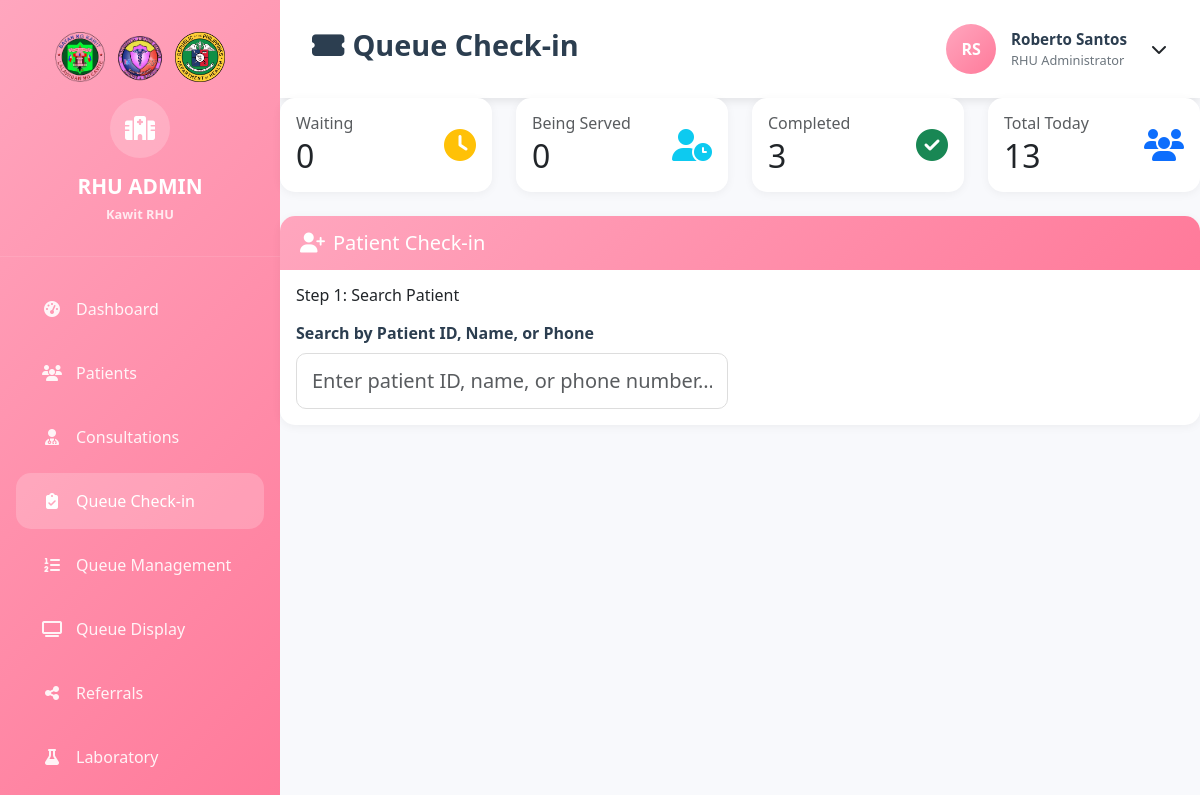
/kawit_rhu/Admin/Rural_Health_Unit/Queue_Checkin.php (signed in), run on the app's committed database.
### tables this page shows
CREATE TABLE `staff` (
  `id` int(11) NOT NULL,
  `user_id` int(11) DEFAULT NULL,
  `employee_id` varchar(20) NOT NULL,
  `first_name` varchar(50) NOT NULL,
  `middle_name` varchar(50) DEFAULT NULL,
  `last_name` varchar(50) NOT NULL,
  `suffix` varchar(10) DEFAULT NULL,
  `position` varchar(100) NOT NULL,
  `department` enum('RHU','BHS','Pharmacy','Administration') NOT NULL,
  `assigned_barangay_id` int(11) DEFAULT NULL,
  `phone` varchar(15) DEFAULT NULL,
  `email` varchar(100) DEFAULT NULL,
  `date_hired` date DEFAULT NULL,
  `date_terminated` date DEFAULT NULL,
  `employment_status` enum('Active','Inactive','Terminated','On Leave') DEFAULT 'Active',
  `license_number` varchar(50) DEFAULT NULL,
  `license_expiry` date DEFAULT NULL,
  `specialization` varchar(100) DEFAULT NULL,
  `salary` decimal(10,2) DEFAULT NULL,
  `profile_picture` varchar(255) DEFAULT NULL,
  `is_active` tinyint(1) DEFAULT 1,
  `created_at` timestamp NOT NULL DEFAULT current_timestamp(),
  `updated_at` timestamp NOT NULL DEFAULT current_timestamp() ON UPDATE current_timestamp()
);

### kawit_rhu/Admin/Rural_Health_Unit/Queue_Checkin.php (the view, shortened to what this page needs)
<?php
$host = 'localhost';
$dbname = 'kawit_rhu';
$username = 'root';
$password = '';
try {
    $pdo = new PDO("mysql:host=$host;dbname=$dbname", $username, $password);
    $pdo->setAttribute(PDO::ATTR_ERRMODE, PDO::ERRMODE_EXCEPTION);
} catch(PDOException $e) {
    die("Connection failed: " . $e->getMessage());
}
$stmt = $pdo->prepare("
    SELECT s.*, u.username
    FROM staff s
    JOIN users u ON s.user_id = u.id
    WHERE u.id = ? AND s.department = 'RHU'
");
$stmt->execute([$_SESSION['user_id']]);
$staff = $stmt->fetch(PDO::FETCH_ASSOC);
$today = date('Y-m-d');
$statsStmt = $pdo->prepare("
    SELECT
        COUNT(CASE WHEN status = 'waiting' THEN 1 END) as total_waiting,
        COUNT(CASE WHEN status = 'serving' THEN 1 END) as total_serving,
        COUNT(CASE WHEN status = 'completed' THEN 1 END) as total_completed,
        COUNT(*) as total_today
    FROM queue
    WHERE queue_date = ?
");
$statsStmt->execute([$today]);
$todayStats = $statsStmt->fetch(PDO::FETCH_ASSOC);
?>
<!DOCTYPE html>
<html lang="en">
<head>
    <link href="https://cdnjs.cloudflare.com/ajax/libs/bootstrap/5.3.0/css/bootstrap.min.css" rel="stylesheet">
    <link href="https://cdnjs.cloudflare.com/ajax/libs/font-awesome/6.4.0/css/all.min.css" rel="stylesheet">
</head>
<body>
    <div class="main-container">
        <div class="sidebar">
            <div class="sidebar-header">
                <div class="logo-container">
                    <img src="../../Pictures/logo2.png" alt="Logo 1" onerror="this.style.display='none'">
                    <img src="../../Pictures/logo1.png" alt="Logo 2" onerror="this.style.display='none'">
                    <img src="../../Pictures/logo3.png" alt="Logo 3" onerror="this.style.display='none'">
                </div>
                <div class="logo-circle">
                    <i class="fas fa-hospital"></i>
                </div>
                <div class="logo-text">
                    RHU ADMIN<br>
                    <small style="font-size: 0.8rem; opacity: 0.8;">Kawit RHU</small>
                </div>
            </div>
            <nav class="sidebar-nav">
                <div class="nav-item">
                    <a href="Dashboard.php" class="nav-link">
                        <i class="fas fa-tachometer-alt"></i>
                        <span>Dashboard</span>
                    </a>
                </div>
                <div class="nav-item">
                    <a href="Patients.php" class="nav-link">
                        <i class="fas fa-users"></i>
                        <span>Patients</span>
                    </a>
                </div>
                <div class="nav-item">
                    <a href="Consultation.php" class="nav-link">
                        <i class="fas fa-user-md"></i>
                        <span>Consultations</span>
                    </a>
                </div>
                <div class="nav-item">
                    <a href="Queue_Checkin.php" class="nav-link active">
                        <i class="fas fa-clipboard-check"></i>
                        <span>Queue Check-in</span>
                    </a>
                </div>
                <div class="nav-item">
                    <a href="Queue_Dashboard.php" class="nav-link">
                        <i class="fas fa-list-ol"></i>
                        <span>Queue Management</span>
                    </a>
                </div>
                <div class="nav-item">
                    <a href="Queue_Display.php" class="nav-link">
                        <i class="fas fa-tv"></i>
                        <span>Queue Display</span>
                    </a>
                </div>
                <div class="nav-item">
                    <a href="Referral.php" class="nav-link">
                        <i class="fas fa-share-alt"></i>
                        <span>Referrals</span>
                    </a>
                </div>
                <div class="nav-item">
                    <a href="Laboratory.php" class="nav-link">
                        <i class="fas fa-flask"></i>
                        <span>Laboratory</span>
                    </a>
                </div>
            </nav>
        </div>
        <div class="main-content">
            <nav class="top-navbar">
                <h1 class="page-title"><i class="fas fa-ticket-alt me-2"></i>Queue Check-in</h1>
                <div class="user-info">
                <div class="user-avatar">
                    <?php
                    $initials = strtoupper(substr($staff['first_name'], 0, 1) . substr($staff['last_name'], 0, 1));
                    echo $initials;
                    ?>
                </div>
                <div class="user-details">
                    <div class="user-name"><?php echo htmlspecialchars($staff['first_name'] . ' ' . $staff['last_name']); ?></div>
                    <div class="user-role"><?php echo htmlspecialchars($staff['position']); ?></div>
                </div>
                <div class="dropdown">
                    <button class="btn btn-link text-dark p-0 ms-2" type="button" data-bs-toggle="dropdown" style="text-decoration: none;">
                        <i class="fas fa-chevron-down"></i>
                    </button>
                </div>
            </div>
            </nav>
            <div class="row mb-4">
                <div class="col-md-3">
                    <div class="card queue-stats-card waiting-card">
                        <div class="card-body">
                            <div class="d-flex justify-content-between align-items-center">
                                <div>
                                    <h6 class="text-muted mb-1">Waiting</h6>
                                    <h2 class="mb-0"><?php echo $todayStats['total_waiting']; ?></h2>
                                </div>
                                <div class="text-warning" style="font-size: 2rem;">
                                    <i class="fas fa-clock"></i>
                                </div>
                            </div>
                        </div>
                    </div>
                </div>
                <div class="col-md-3">
                    <div class="card queue-stats-card serving-card">
                        <div class="card-body">
                            <div class="d-flex justify-content-between align-items-center">
                                <div>
                                    <h6 class="text-muted mb-1">Being Served</h6>
                                    <h2 class="mb-0"><?php echo $todayStats['total_serving']; ?></h2>
                                </div>
                                <div class="text-info" style="font-size: 2rem;">
                                    <i class="fas fa-user-clock"></i>
                                </div>
                            </div>
                        </div>
                    </div>
                </div>
                <div class="col-md-3">
                    <div class="card queue-stats-card completed-card">
                        <div class="card-body">
                            <div class="d-flex justify-content-between align-items-center">
                                <div>
                                    <h6 class="text-muted mb-1">Completed</h6>
                                    <h2 class="mb-0"><?php echo $todayStats['total_completed']; ?></h2>
                                </div>
                                <div class="text-success" style="font-size: 2rem;">
                                    <i class="fas fa-check-circle"></i>
                                </div>
                            </div>
                        </div>
                    </div>
                </div>
                <div class="col-md-3">
                    <div class="card queue-stats-card total-card">
                        <div class="card-body">
                            <div class="d-flex justify-content-between align-items-center">
                                <div>
                                    <h6 class="text-muted mb-1">Total Today</h6>
                                    <h2 class="mb-0"><?php echo $todayStats['total_today']; ?></h2>
                                </div>
                                <div class="text-primary" style="font-size: 2rem;">
                                    <i class="fas fa-users"></i>
                                </div>
                            </div>
                        </div>
                    </div>
                </div>
            </div>
            <div class="card">
                <div class="card-header bg-primary text-white">
                    <h5 class="mb-0"><i class="fas fa-user-plus me-2"></i>Patient Check-in</h5>
                </div>
                <div class="card-body">
                    <div id="step1" class="check-in-section active">
                        <h6 class="mb-3">Step 1: Search Patient</h6>
                        <div class="row">
                            <div class="col-md-6">
                                <label class="form-label">Search by Patient ID, Name, or Phone</label>
                                <div style="position: relative;">
                                    <input type="text" class="form-control form-control-lg" id="patientSearch"
                                           placeholder="Enter patient ID, name, or phone number..." autocomplete="off">
                                </div>
                            </div>
                        </div>
                    </div>
                </div>
                </div>
            </div>
        </div>
</body>
</html>

### kawit_rhu/Admin/Rural_Health_Unit/Queue_Checkin.php (style rules this page uses)
:root { --kawit-pink: #FFA6BE; --light-pink: #FFE4E6; --dark-pink: #FF7A9A; --text-dark: #2c3e50; --kawit-gradient: linear-gradient(135deg, #FFA6BE 0%, #FF7A9A 100%); --light-bg: #f8f9fc; }
* { box-sizing: border-box; margin: 0; padding: 0; }
body { background: var(--light-bg); font-family: 'Segoe UI', Tahoma, Geneva, Verdana, sans-serif; }
.main-container { display: flex; min-height: 100vh; }
.sidebar { width: 280px; background: var(--kawit-gradient); color: white; position: fixed; height: 100vh; overflow-y: auto; }
.sidebar-header { padding: 2rem 1.5rem; text-align: center; border-bottom: 1px solid rgba(255, 255, 255, 0.1); }
.logo-container { display: flex; justify-content: center; gap: 10px; margin-bottom: 1rem; }
.logo-container img { max-width: 50px; height: auto; }
.logo-circle { width: 60px; height: 60px; background: rgba(255, 255, 255, 0.2); border-radius: 50%; display: flex; align-items: center; justify-content: center; margin: 0 auto 1rem; font-size: 1.5rem; color: white; }
.logo-text { font-weight: 700; font-size: 1.3rem; line-height: 1.2; color: white; }
.sidebar-nav { padding: 1rem 0; }
.nav-item { margin: 0.5rem 1rem; }
.nav-link { display: flex; align-items: center; padding: 1rem 1.5rem; color: rgba(255, 255, 255, 0.9); text-decoration: none; border-radius: 15px; transition: all 0.3s ease; font-weight: 500; font-size: 1rem; }
.nav-link.active { background: rgba(255, 255, 255, 0.2); color: white; }
.nav-link i { width: 24px; margin-right: 12px; text-align: center; }
.main-content { flex: 1; margin-left: 280px; }
.top-navbar { background: white; padding: 1.5rem 2rem; box-shadow: 0 2px 10px rgba(0, 0, 0, 0.1); display: flex; justify-content: space-between; align-items: center; }
.page-title { font-size: 1.8rem; font-weight: 700; color: var(--text-dark); }
.user-info { display: flex; align-items: center; gap: 15px; }
.user-avatar { width: 50px; height: 50px; border-radius: 50%; background: var(--kawit-gradient); display: flex; align-items: center; justify-content: center; color: white; font-weight: bold; }
.user-details { display: flex; flex-direction: column; }
.user-name { font-weight: 600; color: var(--text-dark); font-size: 0.95rem; }
.user-role { font-size: 0.8rem; color: #6c757d; }
.waiting-card { border-left-color: #ffc107; }
.serving-card { border-left-color: #0dcaf0; }
.completed-card { border-left-color: #198754; }
.total-card { border-left-color: #0d6efd; }
.form-control, .form-select { border-radius: 10px; border: 1px solid #ddd; padding: 12px 15px; }
.form-label { font-weight: 600; color: var(--text-dark); margin-bottom: 8px; }
.card { border: none; border-radius: 15px; box-shadow: 0 2px 10px rgba(0,0,0,0.05); }
.card-header { background: var(--kawit-gradient); color: white; border-radius: 15px 15px 0 0 !important; font-weight: 600; padding: 15px 20px; border: none; }
.check-in-section { display: none; }
.check-in-section.active { display: block; }

### data on the page
staff: initials "RS", first_name+last_name "Roberto Santos", position "RHU Administrator"

### other printed values
$todayStats['total_waiting'] "0"
$todayStats['total_serving'] "0"
$todayStats['total_completed'] "3"
$todayStats['total_today'] "13"
